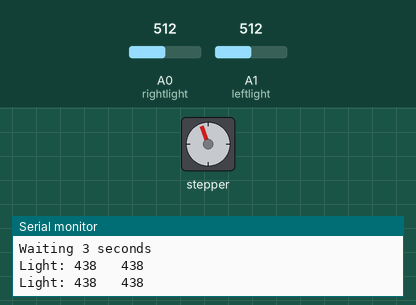
Simulated run of this sketch. Board: Arduino Uno, built with avr-gcc and run on an emulated ATmega328P. Parts: stepper motor, the last lines printed to the serial monitor. The test bench sets the inputs (shaded band); at power-on: A1 (leftlight) = 512, A0 (rightlight) = 512. Stepper angles assume 2048 steps per turn.

Above: at 4.01 s.
4.3 s: A1 (leftlight) set to 716
At 4.82 s:
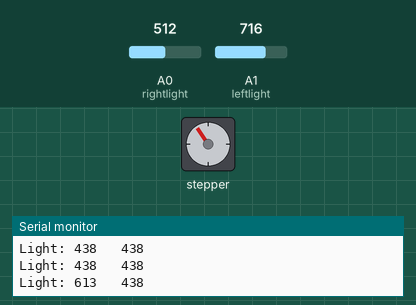
7.3 s: A1 (leftlight) set to 511
At 7.64 s:
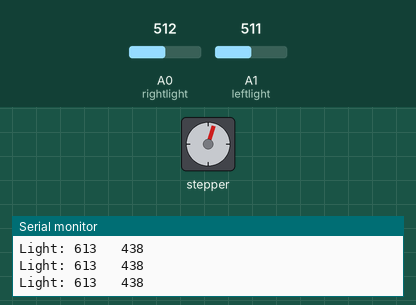
10.3 s: A1 (leftlight) set to 900
At 14.39 s:
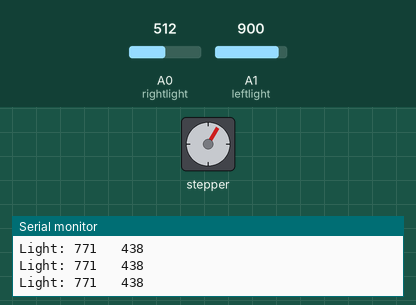
Timing chart, 0 to 30.3 s (numbered marks = the images above; inputs shaded):
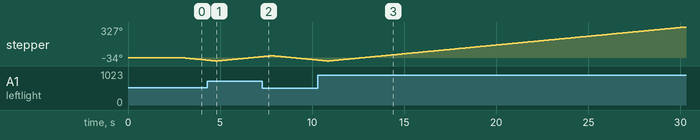

The sketch:

sunflower.ino
```cpp
/* Sunflower sketch: turn in the direction the light is brightest.
 */
#line 3

#include <Stepper.h>

const int stepsPerRevolution = 64;
// The motor is actually 64 steps per revolution, but then it's geared down
// so it actually takes 32 of those, 2048 steps, to go the full way around.

// initialize the stepper library on pins 8 through 11:
Stepper myStepper(stepsPerRevolution, 8, 10, 11, 9);

#define NUM_SAMPLES  7

// What analog pins are the light sensors on?
int leftlight = 1;
int rightlight = 0;

void setup()
{
    myStepper.setSpeed(100);

    Serial.begin(9600);
    Serial.println("Waiting 3 seconds");
    delay(3000);
}


void loop()
{
    int left = 0;
    int right = 0;
    for (int i=1; i < NUM_SAMPLES; ++i) {
        left  += analogRead(leftlight);
        right += analogRead(rightlight);
    }
    left /= NUM_SAMPLES;
    right /= NUM_SAMPLES;

    Serial.print("Light: ");
    Serial.print(left);
    Serial.print("   ");
    Serial.print(right);
    Serial.println("");

    if (left > right)
        myStepper.step(stepsPerRevolution);
    else
        myStepper.step(-stepsPerRevolution);
}
```
